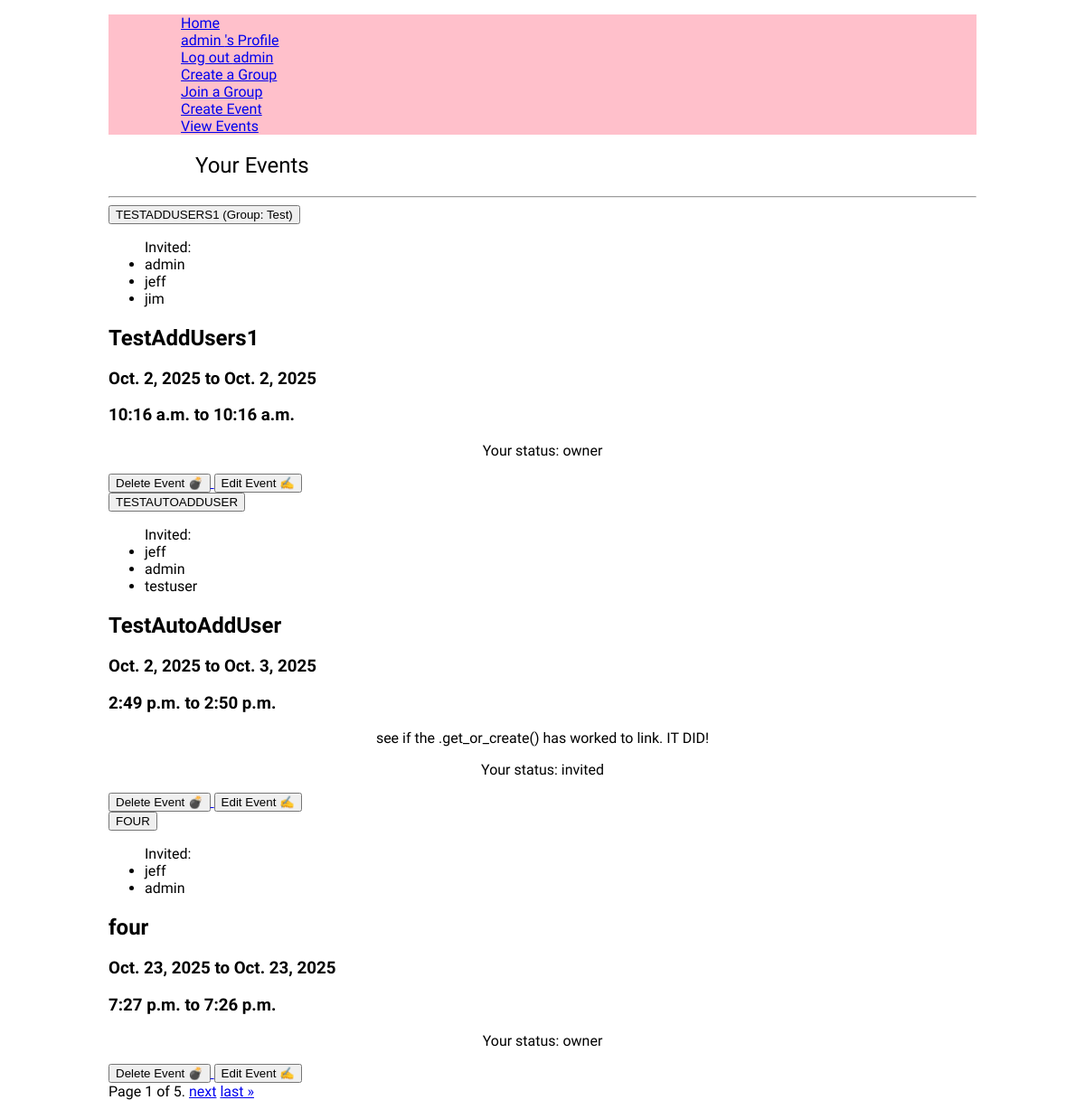
The app's page /calendar/list/ (signed in) with its own data.
### user_profile/models.py (models this page shows, shortened)
class CustomUser(AbstractUser):
    location = models.CharField(max_length=100, blank=True)
    phone_number = models.CharField( max_length=50, blank=True)
    date_joined = models.DateTimeField( auto_now_add=True)
    picture = models.ImageField(default='profile/default_profile.webp', upload_to='profile/', blank=True)

### event_view/models.py (models this page shows, shortened)
class Event(models.Model):
    EventName = models.CharField(blank=False, max_length=128)
    PrivateEvent = models.BooleanField(blank=False, default=True)#for later releases where displays could be 'your profile' but you don't want it to show the event
    group = models.ForeignKey('group_profile.GroupProfile', null=True, blank=True, on_delete=models.SET_NULL, related_name='events')
    StartDate = models.DateField(blank=False, default=todays_date)
    EndDate = models.DateField(blank=False, default=todays_date)
    StartTime = models.TimeField(blank=False)
    EndTime = models.TimeField(blank=False)
    Location = models.CharField(blank=True, default="Enter a place")
    Notes = models.TextField(blank=True, )
    EventCreatedTime = models.DateTimeField(auto_now_add=True)#for Admin purposes

### group_profile/models.py (models this page shows, shortened)
class GroupProfile(models.Model):
    members = models.ManyToManyField(CustomUser, through="UserGroupLink")
    GroupName = models.CharField(blank=False, max_length=128, unique=True)
    GroupColour = models.CharField(blank=False, default="#000000", max_length=7) #hex colour value, should link to color picker hex on the html side
    DateCreated = models.DateTimeField(auto_now_add=True,)#add the date it was created automatically
    GroupShareCode = models.CharField(
        blank=False,
        max_length=12,
        default=GenerateRandomShareCode
        )

### calendar_view/views.py (the view)
# urls.py: path('list/', views.list_events, name='list'),
@login_required
def list_events(request):
    user = request.user
    personal_links = (
        UserEventLink.objects
        .filter(customUser=user)
        .select_related('event', 'event__group')
        .order_by('event__StartDate', 'event__StartTime', 'pk')
    )
    personal_event_ids = {link.event.id for link in personal_links}
    group_events = (
        Event.objects
        .filter(group__members=user)
        .exclude(id__in=personal_event_ids)
        .select_related('group')
        .order_by('StartDate', 'StartTime', 'pk')
    )
    items = []
    for link in personal_links:
        attendees_qs = UserEventLink.objects.filter(event=link.event).select_related('customUser')
        items.append({
            'type': 'personal',
            'event': link.event,
            'user_status': link.get_status_display(),
            'attendees': [a.customUser for a in attendees_qs],
            'group': link.event.group,  # may be None
        })
    for ev in group_events:
        attendees_qs = UserEventLink.objects.filter(event=ev).select_related('customUser')
        items.append({
            'type': 'group',
            'event': ev,
            'user_status': None,  # user has no personal link
            'attendees': [a.customUser for a in attendees_qs],
            'group': ev.group,
        })
    paginator = Paginator(items, 3)
    page_number = request.GET.get('page')
    page_obj = paginator.get_page(page_number)
    return render(request, 'calendar_view/list.html', {'page_obj': page_obj})

### calendar_view/templates/calendar_view/list.html (shortened to what this page needs)
{% extends "base.html" %}
{% block content %}
<section>
    <h1>Your Events</h1>
    <hr>
    {% for item in page_obj %}
    <div class="accordion-container">
        {% if item.type == 'personal' %}
            {% if item.user_status == 'declined' %}
                <button class="accordion-button event-declined">{{ item.event.EventName|upper }} - Event Declined</button>
            {% else %}
                <button class="accordion-button">
                    {{ item.event.EventName|upper }}
                    {% if item.group %} (Group: {{ item.group.GroupName }}){% endif %}
                </button>
            {% endif %}
        {% else %}
            <button class="accordion-button">
                {{ item.event.EventName|upper }} (Group: {{ item.group.GroupName }})
            </button>
        {% endif %}
        <div>
            <ul>
                Invited:
                {% for attendee in item.attendees %}
                    <li>{{ attendee.username }}</li>
                {% empty %}
                    <li>No one is linked to this event</li>
                {% endfor %}
            </ul>
            <div class="accordion">
                <h2>{{ item.event.EventName }}</h2>
                <h3>{{ item.event.StartDate }} to {{ item.event.EndDate }}</h3>
                <h3>{{ item.event.StartTime }} to {{ item.event.EndTime }}</h3>
                <p>{{ item.event.Notes }}</p>
                {% if item.user_status %}
                    <p>Your status: {{ item.user_status }}</p>
                {% endif %}
                <a href="{% url 'calendar:delete_event' item.event.id %}">
                    <button>Delete Event 💣</button>
                </a>
                <a href="{% url 'calendar:edit_event' item.event.id %}">
                    <button>Edit Event ✍</button>
                </a>
            </div>
        </div>
    </div>
    {% empty %}
        <p>No events to display.</p>
    {% endfor %}
    <div class="pagination">
        <span class="current">
            Page {{ page_obj.number }} of {{ page_obj.paginator.num_pages }}.
        </span>
        {% if page_obj.has_next %}
            <a href="?page={{ page_obj.next_page_number }}">next</a>
            <a href="?page={{ page_obj.paginator.num_pages }}">last &raquo;</a>
        {% endif %}
    </div>
</section>
{% endblock content %}

### armonario_proj/templates/layout.html (shortened to what this page needs)
{% load static %}
{% url 'home' as home_url %}
{% url "profile" as profile_url %}
<!DOCTYPE html>
<html lang="en">
<head>
    <link rel="stylesheet" href="{% static 'css/style.css' %}">
</head>
<body>
    <header>
        <div>
            <nav>
                <ul>
                    {% if request.path != '/' %}
                        <ul><a href="/">Home</a></ul>
                    {% endif %}
                    {% if user.is_authenticated %}
                        <ul><a href="{% url "user:profile" %}">{{user.username}} 's Profile</a></ul>
                        <ul><a href="{% url "user:logout" %}">Log out {{user.username}}</a></ul>
                        <ul><a href="{% url "group:create" %}">Create a Group</a></ul>
                        <ul><a href="{% url "group:join" %}">Join a Group</a></ul>
                        <ul><a href="{% url "event:create" %}">Create Event</a></ul>
                        <ul><a href="{% url "calendar:list" %}">View Events</a></ul>
                    {% else %}
                        <ul><a href="{% url "user:login" %}">Log in</a></ul>
                        <ul><a href="{% url "user:register" %}">Register</a></ul>
                    {% endif %}
                </ul>
            </nav>
        </div>
    </header>
    <main >
        {% block content %}{% endblock content %}
    </main>
</body>
</html>

### armonario_proj/static/css/style.css (style rules this page uses)
:root { --title-font: "Tagesschrift", system-ui; --secondary-font: "Yuji Syuku", serif; }
h1 { font-family: var(--title-font); font-weight: 400; padding-left: 10%; }
p { font-family: var(--secondary-font); font-size: 1rem; text-align: center; }
body { margin: auto; width: 80%; font-family: var(--secondary-font); min-height: 100dvh; }
header { background-color: pink; }

### records on screen
CustomUser: username "admin"
Event: event.EventName "TESTADDUSERS1", group.GroupName "Test", event.EventName "TestAddUsers1", event.StartDate "Oct. 2, 2025", event.EndDate "Oct. 2, 2025", event.StartTime "10:16 a.m.", event.EndTime "10:16 a.m.", user_status "owner"
CustomUser: username "jeff"
CustomUser: username "jim"
Event: event.EventName "TESTAUTOADDUSER", event.EventName "TestAutoAddUser", event.StartDate "Oct. 2, 2025", event.EndDate "Oct. 3, 2025", event.StartTime "2:49 p.m.", event.EndTime "2:50 p.m.", event.Notes "see if the .get_or_create() has worked to link. IT DID!", user_status "invited"
CustomUser: username "testuser"
Event: event.EventName "FOUR", event.EventName "four", event.StartDate "Oct. 23, 2025", event.EndDate "Oct. 23, 2025", event.StartTime "7:27 p.m.", event.EndTime "7:26 p.m.", user_status "owner"

### other values on screen
{{ page_obj.number }} "1"
{{ page_obj.paginator.num_pages }} "5"
